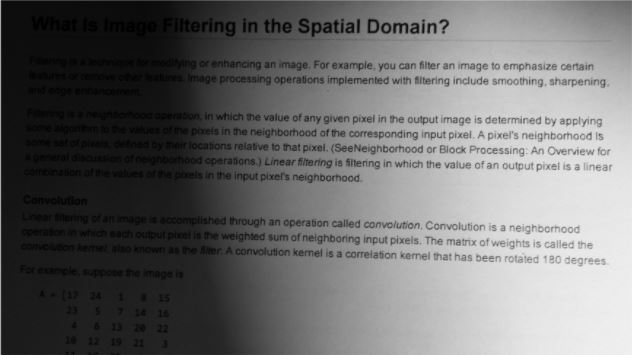
#> input picture parcial_3/lab_10/Operaciones_Aritmeticas/review_/textReview1.JPG, 632 x 355 px, found by its file name
$ python review_.py
#> lines starting #> are read from the running program, lines starting #| are printed output that depends on the picture; after the words box and inside, x2 and y2 are one past the last pixel; in counts of white or black regions, pixels touching at a corner belong together
import cv2
import numpy as np
from matplotlib import pyplot as plt


def getThresholding(img,threshold):
    modifiedImg = img.copy()
    # print(img)
    for i in range(len(img)):
        for j in range(len(img[i])):
            if(img[i][j] < threshold):
                modifiedImg[i][j] = np.uint8(0)
            else:
                modifiedImg[i][j] = np.uint8(255)
    return modifiedImg

def getThresholding2(img):
    modifiedImg = img.copy()
    # print(img)
    for i in range(len(img)):
        for j in range(len(img[i])):
            if(img[i][j] >= 116 and img[i][j] <= 129):
                modifiedImg[i][j] = np.uint8(255) #200
            elif(img[i][j] < 130):
                modifiedImg[i][j] = np.uint8(0)
            else:
                modifiedImg[i][j] = np.uint8(255)
    return modifiedImg

imgReal1 = cv2.imread("textReview1.jpg", cv2.IMREAD_GRAYSCALE) #8 bit por escala de grises
#> imgReal1 is the input picture: shape (355, 632); min 0, max 243, mean 109.6
imgReal1 = cv2.resize(imgReal1,(600,400))
#> imgReal1: shape (400, 600)
img1 = imgReal1.copy()

imgReal2 = cv2.imread("textReview2.jpg", cv2.IMREAD_GRAYSCALE) #8 bit por escala de grises
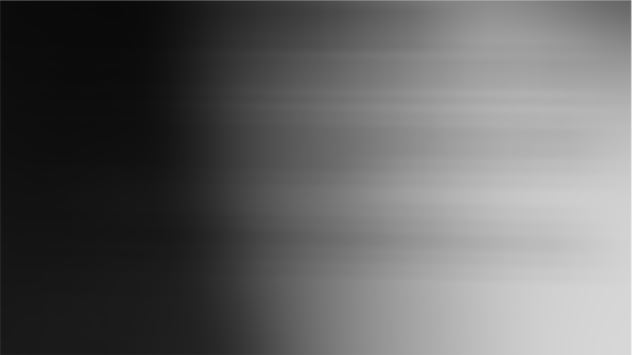
#> input picture parcial_3/lab_10/Operaciones_Aritmeticas/review_/textReview2.JPG, 632 x 355 px, found by its file name
#> imgReal2 is the input picture: shape (355, 632); min 6, max 238, mean 99.2
imgReal2 = cv2.resize(imgReal2,(600,400))
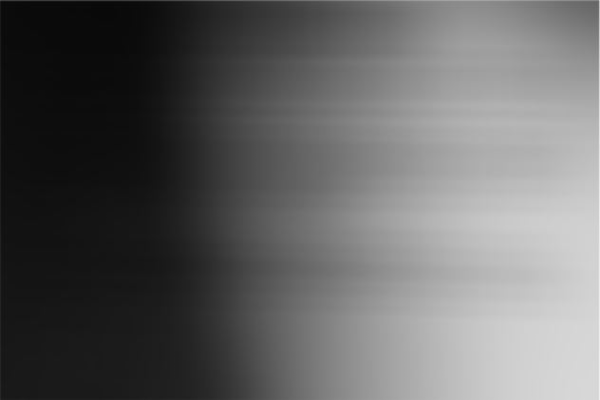
#> imgReal2: shape (400, 600); min 8, max 237, mean 99.1
img2 = imgReal2.copy()

cv2.imshow("Image Original 1", imgReal1)
cv2.imshow("Image Original 2", imgReal2)

img1 = img1.astype(int)
img2 = img2.astype(int)
imgResultSust = img1.copy()
imgResultDiv = img1.copy()

# ============================================================================================
# SUSTRACION
# ============================================================================================
c = 130
for i in range(len(img1)):
    for j in range(len(img1[0])):
        rest = img1[i,j] - img2[i,j]
        if(rest <0):
            imgResultSust[i,j] = 0
        else:
            scala = rest + c
            if(scala >255):
                imgResultSust[i,j] = 0
            else:
                imgResultSust[i,j] = rest + c
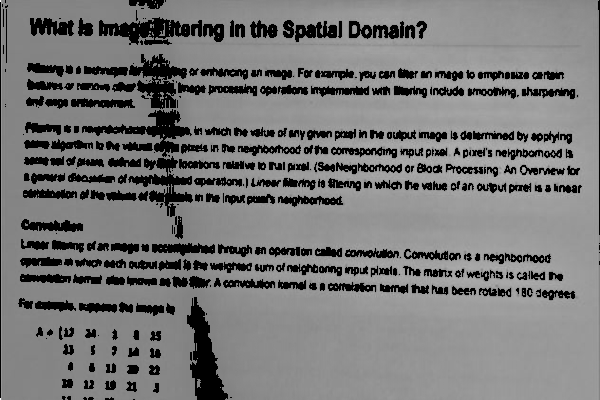
#> imgResultSust: shape (400, 600) int64; min 0, max 255, mean 119.8

imgResultSust = imgResultSust.astype(np.uint8)
cv2.imshow("Resultado Sustraccion", imgResultSust)
# filename = 'ReviewSustraccion.jpg'
# cv2.imwrite(filename, imgResultSust)

f, (ax1,ax2) = plt.subplots(1, 2,figsize=(15, 5))
ax1.hist(imgResultSust.ravel(),256,[0,256])
ax1.set_title("Histograma Sustraccion")
ax1.set_xlabel('Intensidad')
ax1.set_ylabel('Cantidad de pixeles')

threshold = 1
imgSustThres = getThresholding(imgResultSust,threshold)
#> after the loop in getThresholding, `for i in range(len(img)):`:
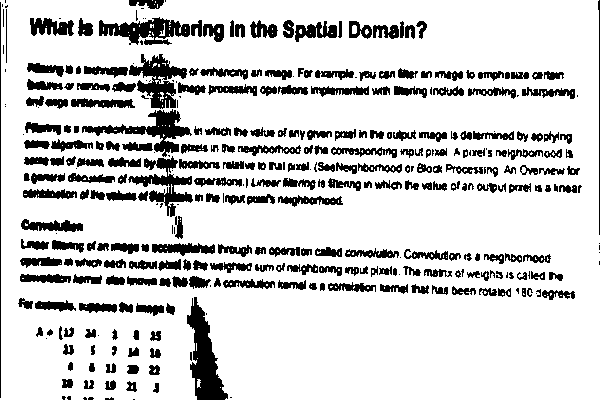
#> modifiedImg: shape (400, 600); 82.5% white; 348 black regions (76 under 20 px), largest, box (x1, y1, x2, y2) and area: (187, 297, 228, 400) 1991, (82, 109, 192, 157) 1461, (129, 54, 187, 109) 1455
cv2.imshow("Thresolding Sustraccion", imgSustThres)
# filename = 'ReviewThresoldingSust.jpg'
# cv2.imwrite(filename, imgSustThres)

# ============================================================================================
# DIVISION
# ============================================================================================

for i in range(len(img1)):
    for j in range(len(img1[0])):
        result = (img1[i,j]/img2[i,j])
        # print(result)
        scala = (result-0)*(255-0)/(2-0) + 0
        imgResultDiv[i,j] = int(scala)
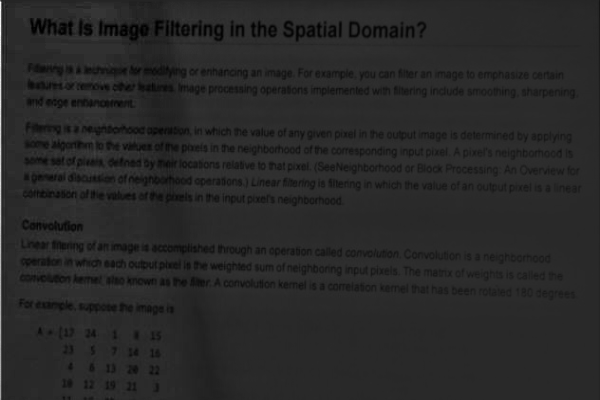
#> imgResultDiv: shape (400, 600) int64; min 0, max 870, mean 139.3; drawn with min black and max white
imgResultDiv = imgResultDiv.astype(np.uint8)
cv2.imshow("Resultado Division", imgResultDiv)
# filename = 'ReviewDivision.jpg'
# cv2.imwrite(filename, imgResultDiv)

ax2.hist(imgResultDiv.ravel(),256,[0,256])
ax2.set_title("Histograma Division")
ax2.set_xlabel('Intensidad')
ax2.set_ylabel('Cantidad de pixeles')

imgDivThres = getThresholding2(imgResultDiv)
#> after the loop in getThresholding2, `for i in range(len(img)):`:
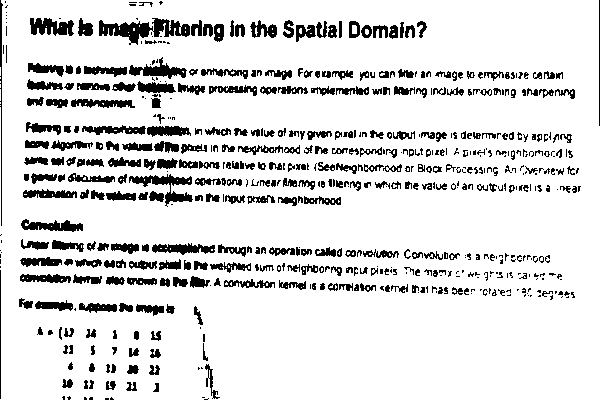
#> modifiedImg: shape (400, 600); 86.9% white; 572 black regions (233 under 20 px), largest, box (x1, y1, x2, y2) and area: (99, 18, 190, 45) 1135, (129, 174, 193, 207) 683, (30, 18, 74, 36) 535
cv2.imshow("Thresolding Division", imgDivThres)
# filename = 'ReviewThresoldingDiv.jpg'
# cv2.imwrite(filename, imgDivThres)

# Filename
plt.savefig('HistogramaRview.png')
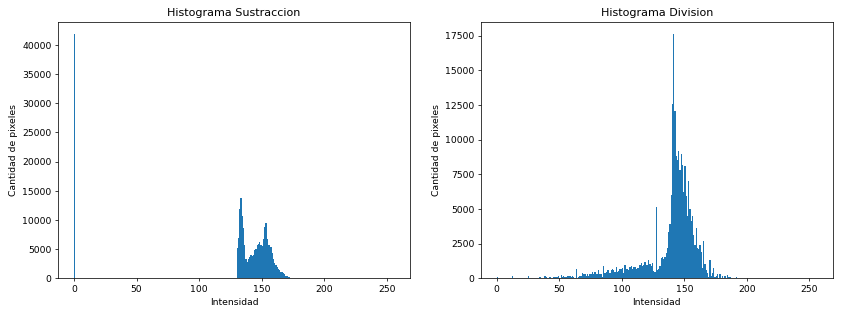
#> figure drawn by matplotlib, 2 panels; panel 1: tallest bar 41894 high, from x = 0 to 1; panel 2: tallest bar 17627 high, from x = 141 to 142
plt.show()
cv2.waitKey(0)
cv2.destroyAllWindows()
